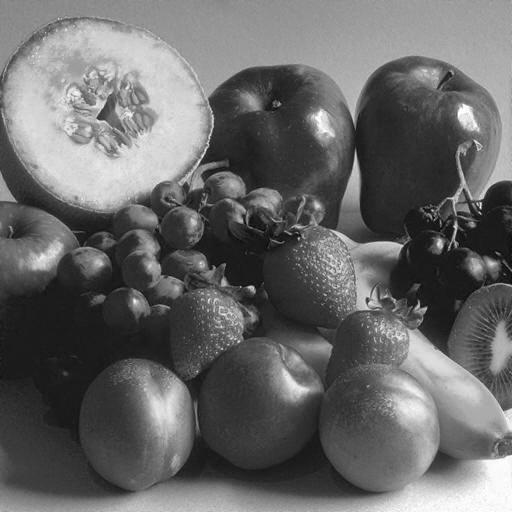
#> input picture aula5_contraste/exerc7/frutas.png, 512 x 512 px; its folder holds 8 pictures in this run
$ python resolucao_exerc7.py
#> lines starting #> are read from the running program, lines starting #| are printed output that depends on the picture
# Importação dos módulos
import matplotlib.pyplot as plt
import numpy as np
from PIL import Image


def equalize_histogram(image_name, image):
    """Equaliza o histograma da imagem de entrada.

    Args:
        image_name: string com o nome da imagem.
        image: objeto da imagem de entrada.
    """

    # Cria o histograma da imagem de entrada
    create_histogram(f'hist_{image_name}.png', np.asarray(image))

    # Cria uma representação unidimensional da imagem
    flatten_image = np.asarray(image).flatten()

    # Pega os níveis de intensidade da imagem e suas frequências
    values, freqs = np.unique(flatten_image, return_counts=True)

    # Calcula a Função de Probabilidade Acumulada
    fda = np.cumsum(freqs / flatten_image.size)

    # Calcula os novos níveis de intensidade
    new_values = np.rint(fda * np.max(values)).astype(np.uint8)

    # Mapeia os níveis de intensidade originais com os novos
    mapping = dict(zip(values, new_values))

    # Cria a imagem equalizada a partir do mapeamento
    new_image = np.array([mapping[v] for v in flatten_image])

    # Redimensiona a imagem
    new_image = new_image.reshape(*np.asarray(image).shape)

    # Cria o histograma da nova imagem
    create_histogram(f'hist_{image_name}_equalizada.png', new_image)

    print('Histogramas com e sem equalização salvos.')

    # Cria o objeto da imagem equalizada a partir de sua matrix
    new_image = Image.fromarray(new_image.astype(np.uint8), mode='L')

    # Salva a imagem equalizada
    new_image.save(f'{image_name}_equalizada.png')

    print('Imagem equalizada gerada com sucesso.')


def create_histogram(filename, image):
    """Gera o histograma da imagem de entrada.

    Args:
        filename: string com o nome da imagem.
        image: objeto da imagem de entrada.
    """

    # Cria o histograma do imagem
    plt.hist(image.ravel(), 256, [0, 256], color='#1f77b4')

    # Salva o histograma
    plt.savefig(filename)

    # Fecha a instância da figura
    plt.close()


def main():
    """Função principal do programa
    """

    # Cria o dicionário com o nome e o objeto das imagens
    images_dict = {
        'frutas': Image.open('./frutas.png'),
        'mammogram': Image.open('./mammogram.png'),
        'moon': Image.open('./moon.png'),
        'polem': Image.open('./polem.png')
    }
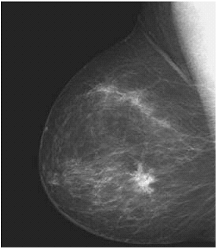
#> input picture aula5_contraste/exerc7/mammogram.png, 216 x 248 px
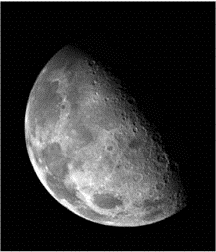
#> input picture aula5_contraste/exerc7/moon.png, 216 x 252 px
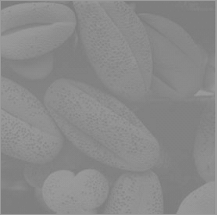
#> input picture aula5_contraste/exerc7/polem.png, 217 x 215 px

    # Itera as tuplas do dicionário
    for image_name, image in images_dict.items():
        # Exibe o nome da imagem
        print(f'\nIMAGEM {image_name}')

        # Equaliza o histograma da imagem
        equalize_histogram(image_name, image.convert('L'))
#> this loop made 4 passes
#> image_name on passes 1 to 4: 'frutas', 'mammogram', 'moon', 'polem'
#| IMAGEM frutas
#| Histogramas com e sem equalização salvos.
#| Imagem equalizada gerada com sucesso.
#| IMAGEM mammogram
#| Histogramas com e sem equalização salvos.
#| Imagem equalizada gerada com sucesso.
#| IMAGEM moon
#| Histogramas com e sem equalização salvos.
#| Imagem equalizada gerada com sucesso.
#| IMAGEM polem
#> (further printed lines are left out)
#> pass 1, in create_histogram, `plt.savefig(filename)`:
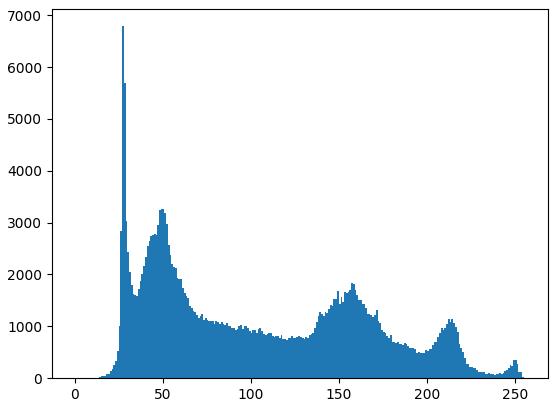
#> figure drawn by matplotlib, 1 panel; tallest bar 6788 high, from x = 27 to 28
#> pass 1, in equalize_histogram, `new_image = new_image.reshape(*np.asarray(image).shape)`:
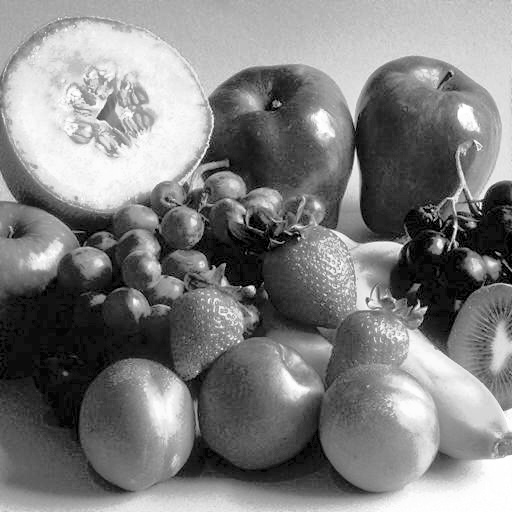
#> new_image: shape (512, 512); min 0, max 255, mean 128.4
#> pass 1, in create_histogram (call 2), `plt.savefig(filename)`:
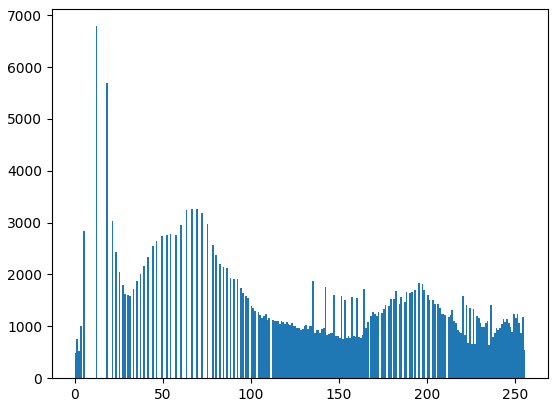
#> figure drawn by matplotlib, 1 panel; tallest bar 6788 high, from x = 12 to 13
#> pass 3, in equalize_histogram (call 3), `new_image = new_image.reshape(*np.asarray(image).shape)`:
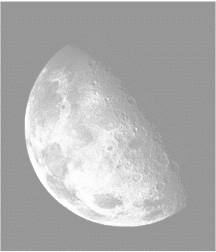
#> new_image: shape (252, 216); min 151, max 255, mean 174.1


if __name__ == '__main__':
    """Ponto de entrada do programa.
    """

    # Chama a função principal
    main()
